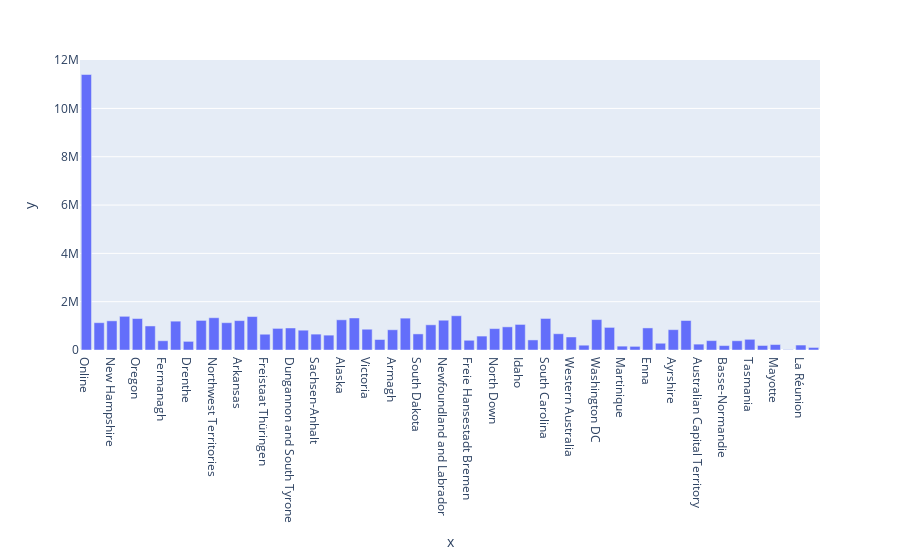

Notebook code cell kept with this figure:
### Code cell
import plotly.express as px

df = pd.DataFrame(rows, columns=['State', 'Total_revenue'])

fig = px.bar(x=df['State'], y=df['Total_revenue'], hover_name=df['State'])
fig.show()

### Figure 1 — Plotly figure (JSON) as saved in the notebook; plotly's stock layout.template omitted (floating-point values rounded to 4 significant figures)
{"data": [{"alignmentgroup": "True", "hovertemplate": "<b>%{hovertext}</b><br><br>x=%{x}<br>y=%{y}<extra></extra>", "hovertext": ["Online", "Hawaii", "New Hampshire", "Kansas", "Oregon", "Belfast", "Fermanagh", "Montana", "Drenthe", "West Virginia", "Northwest Territories", "Maine", "Arkansas", "Nebraska", "Freistaat Thüringen", "Blaenau Gwent", "Dungannon and South Tyrone", "Utah", "Sachsen-Anhalt", "Hamburg", "Alaska", "New Mexico", "Victoria", "Groningen", "Armagh", "Connecticut", "South Dakota", "Nunavut", "Newfoundland and Labrador", "Nevada", "Freie Hansestadt Bremen", "Berlin", "North Down", "Pesaro", "Idaho", "Friesland", "South Carolina", "Hessen", "Western Australia", "Limousin", "Washington DC", "Iowa", "Martinique", "Corse", "Enna", "Saarland", "Ayrshire", "Wyoming", "Australian Capital Territory", "Brandenburg", "Basse-Normandie", "Flevoland", "Tasmania", "Caltanissetta", "Mayotte", "Northern Territory", "La Réunion", "Franche-Comté"], "legendgroup": "", "marker": {"color": "#636efa", "pattern": {"shape": ""}}, "name": "", "offsetgroup": "", "orientation": "v", "showlegend": false, "textposition": "auto", "type": "bar", "x": ["Online", "Hawaii", "New Hampshire", "Kansas", "Oregon", "Belfast", "Fermanagh", "Montana", "Drenthe", "West Virginia", "Northwest Territories", "Maine", "Arkansas", "Nebraska", "Freistaat Thüringen", "Blaenau Gwent", "Dungannon and South Tyrone", "Utah", "Sachsen-Anhalt", "Hamburg", "Alaska", "New Mexico", "Victoria", "Groningen", "Armagh", "Connecticut", "South Dakota", "Nunavut", "Newfoundland and Labrador", "Nevada", "Freie Hansestadt Bremen", "Berlin", "North Down", "Pesaro", "Idaho", "Friesland", "South Carolina", "Hessen", "Western Australia", "Limousin", "Washington DC", "Iowa", "Martinique", "Corse", "Enna", "Saarland", "Ayrshire", "Wyoming", "Australian Capital Territory", "Brandenburg", "Basse-Normandie", "Flevoland", "Tasmania", "Caltanissetta", "Mayotte", "Northern Territory", "La Réunion", "Franche-Comté"], "xaxis": "x", "y": [11400000.0, 1131000.0, 1207000.0, 1395000.0, 1302000.0, 995300.0, 383100.0, 1194000.0, 357100.0, 1225000.0, 1336000.0, 1131000.0, 1217000.0, 1384000.0, 653000.0, 894100.0, 911600.0, 819900.0, 657500.0, 615000.0, 1250000.0, 1326000.0, 859700.0, 434800.0, 837700.0, 1319000.0, 666300.0, 1043000.0, 1232000.0, 1418000.0, 402300.0, 576600.0, 886000.0, 958100.0, 1058000.0, 416900.0, 1306000.0, 673600.0, 538800.0, 199000.0, 1259000.0, 935600.0, 159600.0, 150900.0, 913900.0, 279800.0, 842000.0, 1221000.0, 243000.0, 388600.0, 183100.0, 382600.0, 442500.0, 187100.0, 226100.0, 15180.0, 205100.0, 105700.0], "yaxis": "y"}], "layout": {"barmode": "relative", "legend": {"tracegroupgap": 0}, "margin": {"t": 60}, "xaxis": {"anchor": "y", "domain": [0, 1], "title": {"text": "x"}}, "yaxis": {"anchor": "x", "domain": [0, 1], "title": {"text": "y"}}}}
